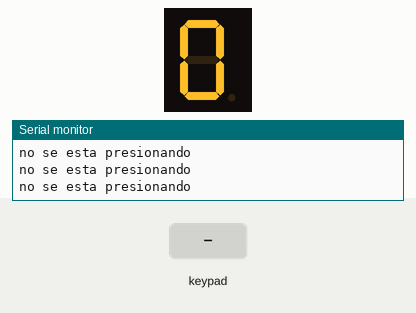
This sketch was run on a simulated Arduino Uno, built with avr-gcc and run on an emulated ATmega328P. On the bench: 1-digit seven-segment display, the last lines printed to the serial monitor. Wiring (inferred from the names in the program): 1-digit 7-segment display, segments lit when HIGH: segments pin 10, pin 11, pin 14, pin 15, pin 16, pin 12, pin 13. The test bench sets the inputs (shaded band). The segment pins are drawn as the display they are named for.

Above: at 2.8 s.
2.9 s: key 'A' pressed
At 3.8 s:
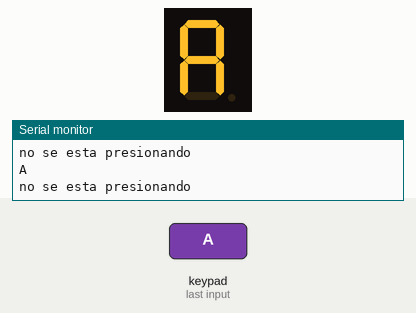
5.5 s: key 'C' pressed
At 6.8 s:
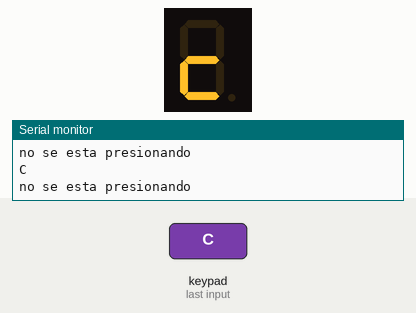
8.5 s: key '*' pressed
At 9.8 s:
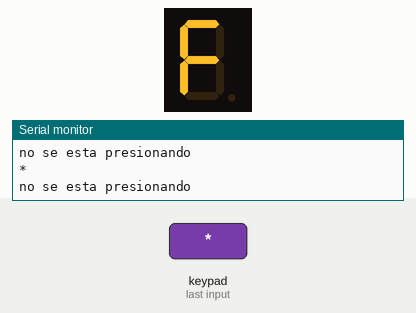
11.5 s: key '#' pressed
At 12.8 s:
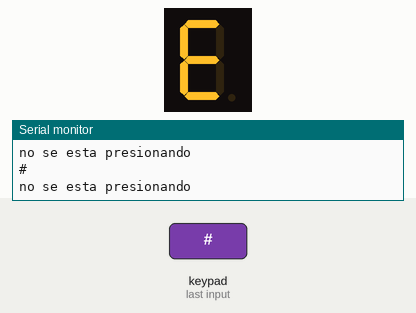
14.5 s: key 'D' pressed
At 15.7 s:
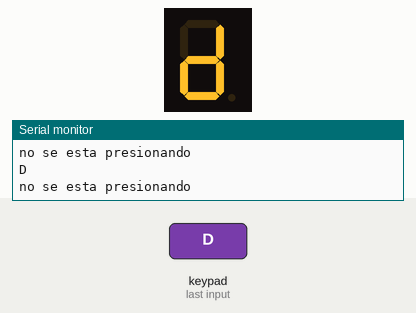
17.5 s: keypad keys 5 4 3 2 pressed 1.432 s apart
At 18.8 s:
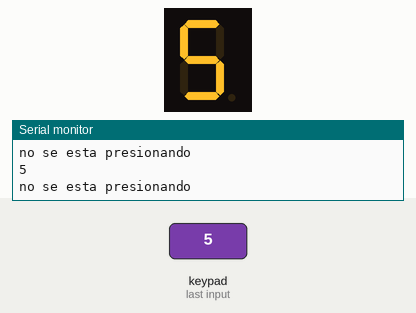
Timing chart, 0 to 20.5 s (numbered marks = the images above; inputs shaded):
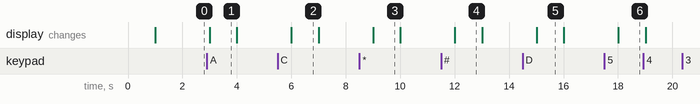

Measured:
- after the input at 2.9 s, the display: changes after 0.10 s (image 1)
- after the input at 5.5 s, the display: changes after 0.50 s (image 2)
- after the input at 8.5 s, the display: changes after 0.51 s (image 3)
- after the input at 11.5 s, the display: changes after 0.51 s (image 4)
- after the input at 14.5 s, the display: changes after 0.51 s (image 5)
- after the input at 17.5 s, the display: changes after 0.51 s (image 6)
- what the display in image 1 shows lasts 1.0 s, from 3.0 s to 4.0 s

The sketch:

teclado4.ino
```cpp
/*
 Fundacion Kinal
 Centro Educativo Tecnico Laboral Kinal
 Electronica
 Grado: Quinto
 Sección A
 Nombre: Jared Hernan Ruiz Anleu
 Curso: Taller de electronica digital y reparación de computadoras I
 Carné: 2022011
 */
#include <Keypad.h>

#define Filas  4 //4 filas
#define Columnas  4 //4 columnas
#define A 10
#define B 11
#define C 14
#define D 15
#define E 16
#define F 12
#define G 13


char Teclas[Filas][Columnas] = {

  {'1','2','3','A'},

  {'4','5','6','B' },

  {'7','8','9','C'},

  {'*','0','#','D'}

};//Los caracteres para identificar posicion//

byte FilasPines[Filas] = {5, 4, 3, 2}; //definicion de los pines para las filas

byte ColumnasPines[Columnas] = {9, 8, 7, 6}; //definicion de los pines para las columnas

Keypad teclado = Keypad( makeKeymap(Teclas), FilasPines, ColumnasPines, Filas, Columnas );//las etiquetas para jalar la funcion//


void setup(){
  Serial.begin(9600);//inicio de la consola virtual//
  pinMode(A,OUTPUT);
  pinMode(B,OUTPUT);
  pinMode(C,OUTPUT);
  pinMode(D,OUTPUT);
  pinMode(E,OUTPUT);
  pinMode(F,OUTPUT);
  pinMode(G,OUTPUT);

}

void loop(){

  char teclas = teclado.getKey();//funcion para detectar las etiquetas//

   if(teclas == NO_KEY){
  Serial.println("no se esta presionando");
  delay(1000);
  digitalWrite(A,HIGH);
  digitalWrite(B,HIGH);
  digitalWrite(C,HIGH);
  digitalWrite(D,HIGH);
  digitalWrite(E,HIGH);
  digitalWrite(F,HIGH);
  digitalWrite(G,LOW);

  }


  if(teclas == '0'){
  Serial.println(teclas);

  digitalWrite(A,HIGH);
  digitalWrite(B,HIGH);
  digitalWrite(C,HIGH);
  digitalWrite(D,HIGH);
  digitalWrite(E,HIGH);
  digitalWrite(F,HIGH);
  digitalWrite(G,LOW);


   } if(teclas == '1'){
  Serial.println(teclas);

  digitalWrite(A,LOW);
  digitalWrite(B,HIGH);
  digitalWrite(C,HIGH);
  digitalWrite(D,LOW);
  digitalWrite(E,LOW);
  digitalWrite(F,LOW);
  digitalWrite(G,LOW);
  }
  if(teclas == '2'){
  Serial.println(teclas);

  digitalWrite(A,HIGH);
  digitalWrite(B,HIGH);
  digitalWrite(C,LOW);
  digitalWrite(D,HIGH);
  digitalWrite(E,HIGH);
  digitalWrite(F,LOW);
  digitalWrite(G,HIGH);
  }
if(teclas == '3'){
  Serial.println(teclas);

  digitalWrite(A,HIGH);
  digitalWrite(B,HIGH);
  digitalWrite(C,HIGH);
  digitalWrite(D,HIGH);
  digitalWrite(E,LOW);
  digitalWrite(F,LOW);
  digitalWrite(G,HIGH);
  }
  if(teclas == '4'){
  Serial.println(teclas);

  digitalWrite(A,LOW);
  digitalWrite(B,HIGH);
  digitalWrite(C,HIGH);
  digitalWrite(D,LOW);
  digitalWrite(E,LOW);
  digitalWrite(F,HIGH);
  digitalWrite(G,HIGH);
  }
  if(teclas == '5'){
  Serial.println(teclas);

  digitalWrite(A,HIGH);
  digitalWrite(B,LOW);
  digitalWrite(C,HIGH);
  digitalWrite(D,HIGH);
  digitalWrite(E,LOW);
  digitalWrite(F,HIGH);
  digitalWrite(G,HIGH);
  }
 if(teclas == '6'){
  Serial.println(teclas);

  digitalWrite(A,HIGH);
  digitalWrite(B,LOW);
  digitalWrite(C,HIGH);
  digitalWrite(D,HIGH);
  digitalWrite(E,HIGH);
  digitalWrite(F,HIGH);
  digitalWrite(G,HIGH);
  }
  if(teclas == '7'){
  Serial.println(teclas);

  digitalWrite(A,HIGH);
  digitalWrite(B,HIGH);
  digitalWrite(C,HIGH);
  digitalWrite(D,LOW);
  digitalWrite(E,LOW);
  digitalWrite(F,LOW);
  digitalWrite(G,LOW);
  }
   if(teclas == '8'){
  Serial.println(teclas);

  digitalWrite(A,HIGH);
  digitalWrite(B,HIGH);
  digitalWrite(C,HIGH);
  digitalWrite(D,HIGH);
  digitalWrite(E,HIGH);
  digitalWrite(F,HIGH);
  digitalWrite(G,HIGH);
  }
  if(teclas == '9'){
  Serial.println(teclas);

  digitalWrite(A,HIGH);
  digitalWrite(B,HIGH);
  digitalWrite(C,HIGH);
  digitalWrite(D,HIGH);
  digitalWrite(E,LOW);
  digitalWrite(F,HIGH);
  digitalWrite(G,HIGH);
  }
  if(teclas == '*'){//F//
  Serial.println(teclas);

  digitalWrite(A,HIGH);
  digitalWrite(B,LOW);
  digitalWrite(C,LOW);
  digitalWrite(D,LOW);
  digitalWrite(E,HIGH);
  digitalWrite(F,HIGH);
  digitalWrite(G,HIGH);
  }
 if(teclas == '#'){//E//
  Serial.println(teclas);

  digitalWrite(A,HIGH);
  digitalWrite(B,LOW);
  digitalWrite(C,LOW);
  digitalWrite(D,HIGH);
  digitalWrite(E,HIGH);
  digitalWrite(F,HIGH);
  digitalWrite(G,HIGH);
  }
 if(teclas == 'A'){
  Serial.println(teclas);

  digitalWrite(A,HIGH);
  digitalWrite(B,HIGH);
  digitalWrite(C,HIGH);
  digitalWrite(D,LOW);
  digitalWrite(E,HIGH);
  digitalWrite(F,HIGH);
  digitalWrite(G,HIGH);
  }
 if(teclas == 'B'){
  Serial.println(teclas);

  digitalWrite(A,LOW);
  digitalWrite(B,LOW);
  digitalWrite(C,HIGH);
  digitalWrite(D,HIGH);
  digitalWrite(E,HIGH);
  digitalWrite(F,HIGH);
  digitalWrite(G,HIGH);
  }
  if(teclas == 'C'){
  Serial.println(teclas);

  digitalWrite(A,LOW);
  digitalWrite(B,LOW);
  digitalWrite(C,LOW);
  digitalWrite(D,HIGH);
  digitalWrite(E,HIGH);
  digitalWrite(F,LOW);
  digitalWrite(G,HIGH);
  }
if(teclas == 'D'){
  Serial.println(teclas);

  digitalWrite(A,LOW);
  digitalWrite(B,HIGH);
  digitalWrite(C,HIGH);
  digitalWrite(D,HIGH);
  digitalWrite(E,HIGH);
  digitalWrite(F,LOW);
  digitalWrite(G,HIGH);
  }


  }
```
